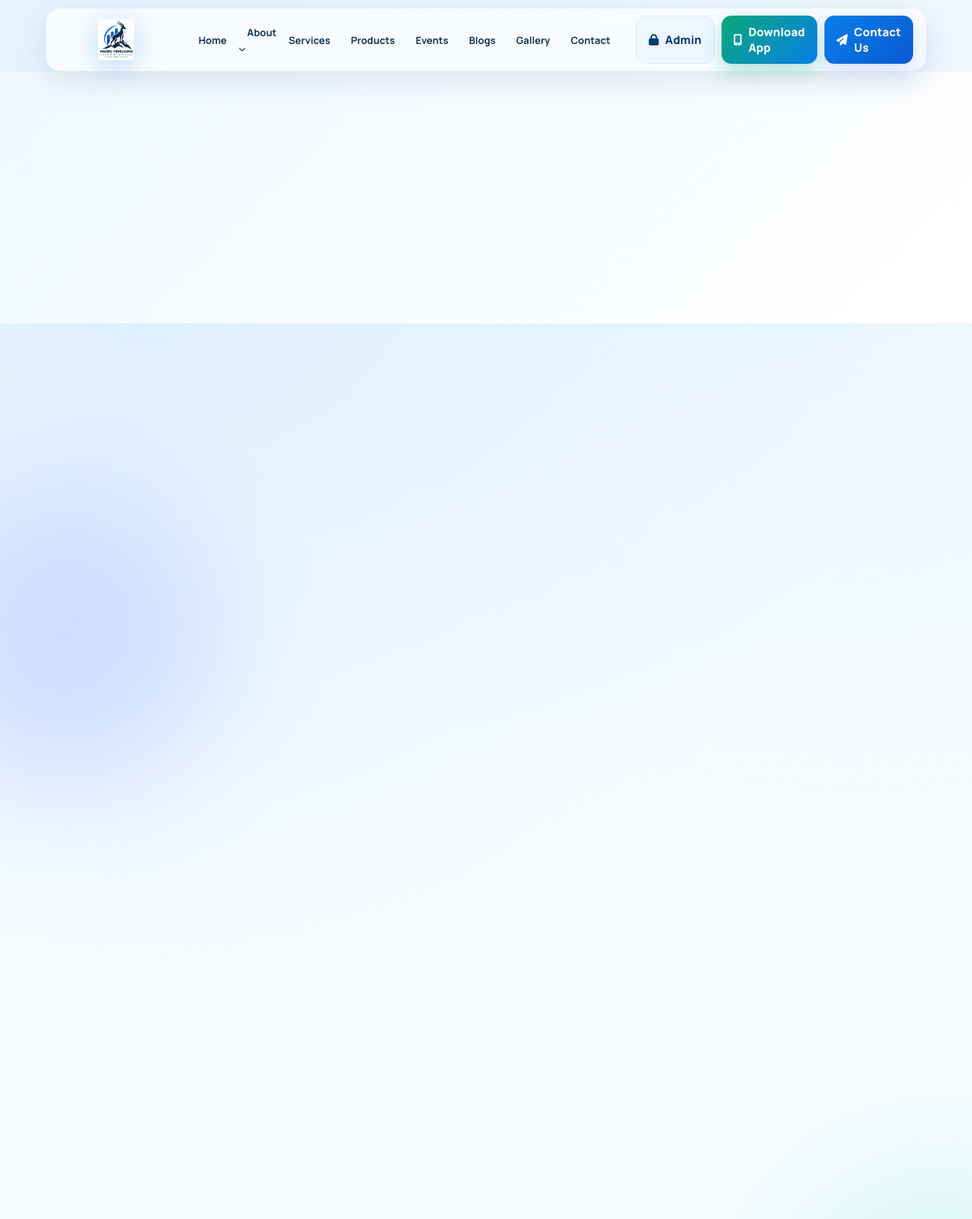
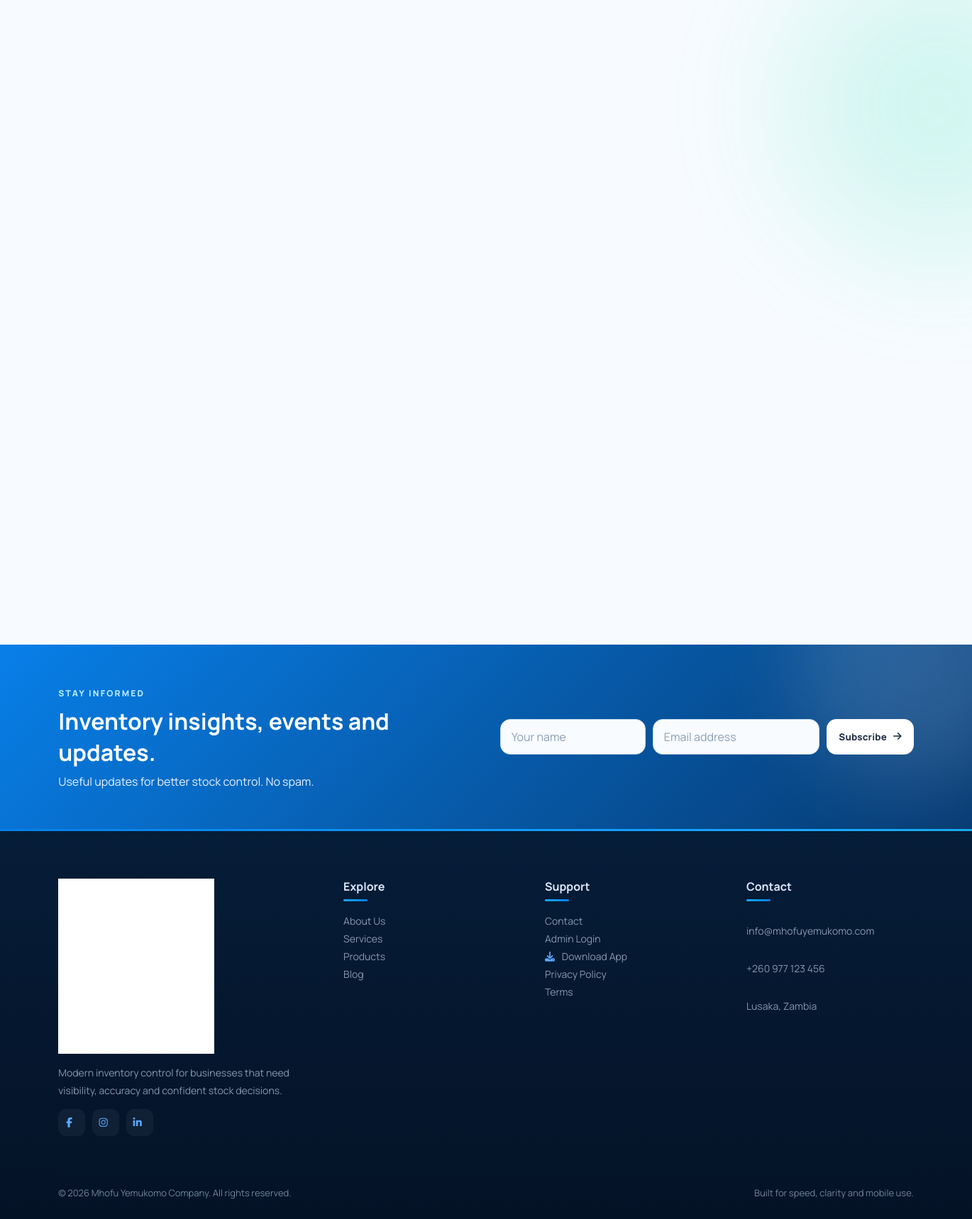
/products.php, run on the app's committed database (2 pictures, top to bottom).
### tables this page shows
CREATE TABLE `site_settings` (
  `id` int(10) unsigned NOT NULL AUTO_INCREMENT,
  `business_name` varchar(150) DEFAULT NULL,
  `email` varchar(190) DEFAULT NULL,
  `phone` varchar(60) DEFAULT NULL,
  `address` varchar(255) DEFAULT NULL,
  `created_at` timestamp NOT NULL DEFAULT current_timestamp(),
  PRIMARY KEY (`id`)
);

### includes/functions.php (called while the page is built, shortened)
<?php
function e($v){return htmlspecialchars((string)$v,ENT_QUOTES,'UTF-8');}

### products.php (the view, shortened to what this page needs)
<?php require 'config/db.php';$products=$pdo->query("SELECT p.*,c.name category FROM products p LEFT JOIN categories c ON c.id=p.category_id WHERE p.status IN ('active','sold') ORDER BY FIELD(p.status,'active','sold'),p.featured DESC,p.name")->fetchAll();$page_title='Products';include 'includes/header.php';?><section class="page-hero product-page-hero"></section><section class="content-shell"><div class="container"><?=count($products)?> <?php foreach($products as $p):$sold=$p['status']==='sold';$state=$sold?'Sold':($p['quantity']<=0?'Out of Stock':($p['quantity']<=$p['minimum_stock']?'Low Stock':'Available'));$cls=($sold||$p['quantity']<=0)?'out':($p['quantity']<=$p['minimum_stock']?'low':'in');?> <?=$sold?'is-sold':''?><?=e($p['image_url']?:'assets/img/site/hero-1.jpg')?><?=e($p['name'])?> <?=$cls?><?=$state?><?=e($p['category']??'Uncategorised')?> <?=e($p['sku'])?><?=e($p['name'])?><?=e($p['description'])?><?=number_format($p['selling_price'],2)?><?=$p['quantity']?> <?=e($p['unit'])?><?php endforeach;?></div></section><?php include 'includes/footer.php'; ?>

### includes/footer.php (shortened to what this page needs)
</main>
<section class="newsletter-band"><div><span class="eyebrow">Stay informed</span><h2>Inventory insights, events and updates.</h2><p>Useful updates for better stock control. No spam.</p></div><form id="newsletterForm" class="newsletter-form" novalidate><input name="name" aria-label="Name" placeholder="Your name"><input name="email" type="email" aria-label="Email" placeholder="Email address"><button class="btn btn-light" type="submit"><span>Subscribe</span><i class="fa-solid fa-arrow-right"></i></button></form></section>
<footer class="footer"><div class="footer-grid"><div><a class="logo footer-logo" href="index"><img class="footer-brand-img" src="assets/img/mhofu-logo.png" alt="Mhofu Yemukomo Company"></a><p>Modern inventory control for businesses that need visibility, accuracy and confident stock decisions.</p><div class="socials"><a href="#"><i class="fa-brands fa-facebook-f"></i></a><a href="#"><i class="fa-brands fa-instagram"></i></a><a href="#"><i class="fa-brands fa-linkedin-in"></i></a></div></div><div><h4>Explore</h4><a href="about">About Us</a><a href="services">Services</a><a href="products">Products</a><a href="blogs">Blog</a></div><div><h4>Support</h4><a href="contact">Contact</a><a href="login">Admin Login</a><a href="assets/downloads/Mhofu-Inventory-Manager.apk" download><i class="fa-solid fa-download"></i> Download App</a><a href="#">Privacy Policy</a><a href="#">Terms</a></div><div><h4>Contact</h4><p><?=e($settings['email']??'admin@example.com')?></p><p><?=e($settings['phone']??'+260 000 000 000')?></p><p><?=e($settings['address']??'Lusaka, Zambia')?></p></div></div><div class="footer-bottom"><span>© <?=date('Y')?> <?=e($settings['business_name']??'Mhofu Yemukomo Company')?>. All rights reserved.</span><span>Built for speed, clarity and mobile use.</span></div></footer>
</body></html>

### data on the page
site_settings: email "info@mhofuyemukomo.com", phone "+260 977 123 456", address "Lusaka, Zambia", business_name "Mhofu Yemukomo Company"
